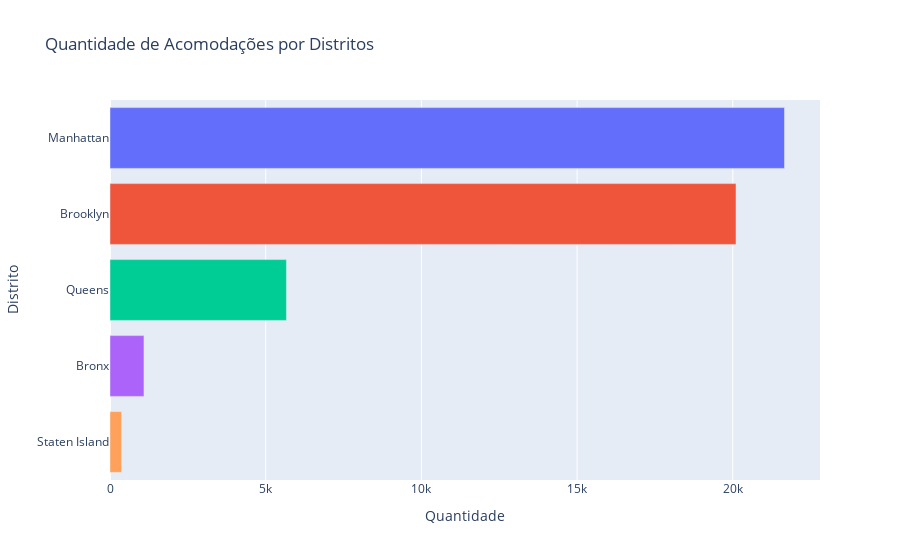

Notebook source saved alongside this figure:
### Markdown cell above
Agora vamos avaliar a distribuição das acomodações nos cinco distritos da cidade de Nova York - Manhattan, Brooklyn, Queens, Bronx e Staten Island.

### Code cell
contagem = airbnb['neighbourhood_group'].value_counts().values
distritos = airbnb['neighbourhood_group'].value_counts().index

fig = px.bar(
    x=contagem,
    y=distritos,
    orientation='h',
    title='Quantidade de Acomodações por Distritos',
    color=distritos,
    labels={'y': 'Distrito', 'x': 'Quantidade'},
    custom_data=[distritos, contagem])

fig.update_yaxes(autorange='reversed')

fig.update_layout(
    xaxis_title='Quantidade',
    yaxis_title='Distrito',
    showlegend=False
)

fig.update_traces(hovertemplate='Quantidade: %{customdata[1]}')

fig.show()

### Figure 1 — Plotly figure (JSON) as saved in the notebook; plotly's stock layout.template omitted (floating-point values rounded to 4 significant figures)
{"data": [{"alignmentgroup": "True", "customdata": [["Manhattan", 21661]], "hovertemplate": "Quantidade: %{customdata[1]}", "legendgroup": "Manhattan", "marker": {"color": "#636efa", "pattern": {"shape": ""}}, "name": "Manhattan", "offsetgroup": "Manhattan", "orientation": "h", "showlegend": true, "textposition": "auto", "type": "bar", "x": [21661], "xaxis": "x", "y": ["Manhattan"], "yaxis": "y"}, {"alignmentgroup": "True", "customdata": [["Brooklyn", 20104]], "hovertemplate": "Quantidade: %{customdata[1]}", "legendgroup": "Brooklyn", "marker": {"color": "#EF553B", "pattern": {"shape": ""}}, "name": "Brooklyn", "offsetgroup": "Brooklyn", "orientation": "h", "showlegend": true, "textposition": "auto", "type": "bar", "x": [20104], "xaxis": "x", "y": ["Brooklyn"], "yaxis": "y"}, {"alignmentgroup": "True", "customdata": [["Queens", 5666]], "hovertemplate": "Quantidade: %{customdata[1]}", "legendgroup": "Queens", "marker": {"color": "#00cc96", "pattern": {"shape": ""}}, "name": "Queens", "offsetgroup": "Queens", "orientation": "h", "showlegend": true, "textposition": "auto", "type": "bar", "x": [5666], "xaxis": "x", "y": ["Queens"], "yaxis": "y"}, {"alignmentgroup": "True", "customdata": [["Bronx", 1091]], "hovertemplate": "Quantidade: %{customdata[1]}", "legendgroup": "Bronx", "marker": {"color": "#ab63fa", "pattern": {"shape": ""}}, "name": "Bronx", "offsetgroup": "Bronx", "orientation": "h", "showlegend": true, "textposition": "auto", "type": "bar", "x": [1091], "xaxis": "x", "y": ["Bronx"], "yaxis": "y"}, {"alignmentgroup": "True", "customdata": [["Staten Island", 373]], "hovertemplate": "Quantidade: %{customdata[1]}", "legendgroup": "Staten Island", "marker": {"color": "#FFA15A", "pattern": {"shape": ""}}, "name": "Staten Island", "offsetgroup": "Staten Island", "orientation": "h", "showlegend": true, "textposition": "auto", "type": "bar", "x": [373], "xaxis": "x", "y": ["Staten Island"], "yaxis": "y"}], "layout": {"barmode": "relative", "legend": {"title": {"text": "color"}, "tracegroupgap": 0}, "showlegend": false, "title": {"text": "Quantidade de Acomodações por Distritos"}, "xaxis": {"anchor": "y", "domain": [0, 1], "title": {"text": "Quantidade"}}, "yaxis": {"anchor": "x", "autorange": "reversed", "domain": [0, 1], "title": {"text": "Distrito"}}}}
